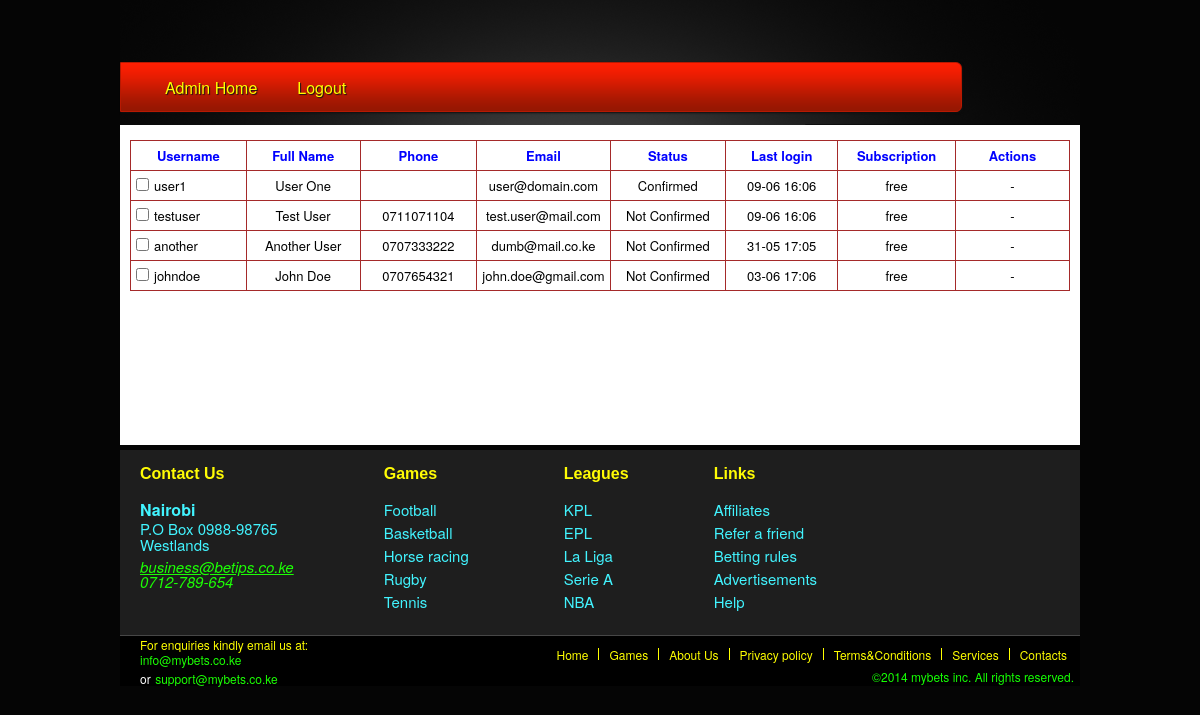
Page /index.php/admin_tasks/listUsers on the earlier database version.
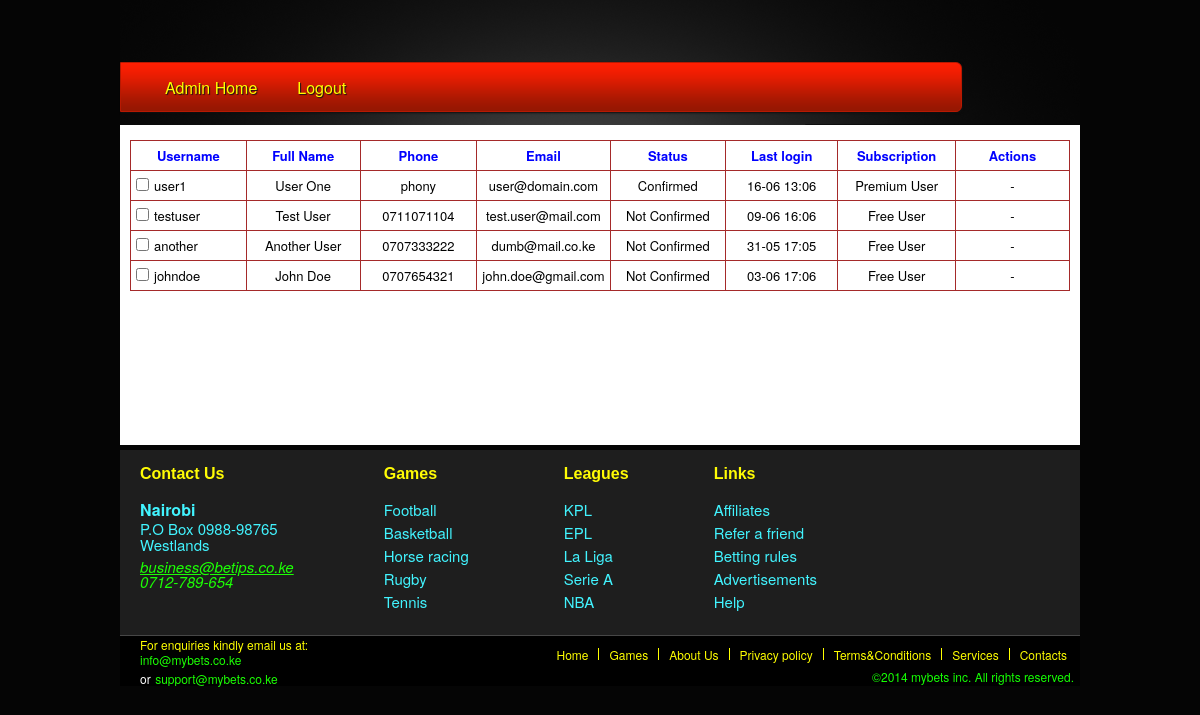
Same page on the later database version.
### tables this page shows
CREATE TABLE IF NOT EXISTS `users` (
  `id` bigint(20) unsigned NOT NULL,
  `username` varchar(50) NOT NULL,
  `password` varchar(255) NOT NULL,
  `phone` varchar(20) DEFAULT NULL,
  `email` varchar(200) NOT NULL,
  `fullname` varchar(255) NOT NULL,
  `creation_date` datetime NOT NULL DEFAULT CURRENT_TIMESTAMP,
  `avatar` varchar(255) NOT NULL DEFAULT 'default.png',
  `confirmed` tinyint(1) NOT NULL DEFAULT '0',
  `pass_change` datetime DEFAULT NULL,
  `last_login` datetime DEFAULT NULL,
  `last_ip` varchar(100) DEFAULT NULL,
  `m_type` smallint(2) NOT NULL DEFAULT '1' COMMENT 'member_type_fk'
);

CREATE TABLE IF NOT EXISTS `member_types` (
  `id` smallint(2) NOT NULL,
  `name` varchar(100) NOT NULL
);

### application/models/Betor_admin_funcs.php (called while the page is built, shortened)
<?php
Class Betor_admin_funcs extends CI_Model {
	public function get_all_users()
	{
		$this->db->select("users.username, users.fullname, users.phone, users.email, users.confirmed, users.last_login, member_types.name")->from("users")->join("member_types","member_types.id = users.m_type");
		$query = $this->db->get();
		return $query;
	}
}

### index.php (called while the page is built, shortened)
<?php
require_once BASEPATH.'core/CodeIgniter.php';

### application/controllers/Admin_tasks.php (the view, shortened to what this page needs)
<?php
class Admin_tasks extends CI_Controller {
	public function listUsers()
	{
		$users = $this->betor_admin_funcs->get_all_users();
		$table = '';
		foreach($users->result() as $user)
		{
			$time = new DateTime($user->last_login);
			$time = $time->format("d-m H:m");
			$table .= '<tr><td style="padding:0px 0px 0px 5px; text-align:left;"><input type="checkbox" style="margin-right:5px;" /><span style="width:110px; position: relative;">'.$user->username.'</span></td><td>'.$user->fullname.'</td><td>'.$user->phone.'</td><td>'.$user->email.'</td><td>'.($user->confirmed == true ? "Confirmed":"Not Confirmed").'</td><td>'.$time.'</td><td>'.$user->name.'</td><td> - </td></tr>';
		}
	}
}

Differences in the rows shown:
changed users "user1": phone (not shown) → "phony"; last_login "09-06 16:06" → "16-06 13:06"; member_types.name "free" → "Premium User"
changed through a linked row, users "testuser": member_types.name "free" → "Free User"
changed through a linked row, users "another": member_types.name "free" → "Free User"
changed through a linked row, users "johndoe": member_types.name "free" → "Free User"
